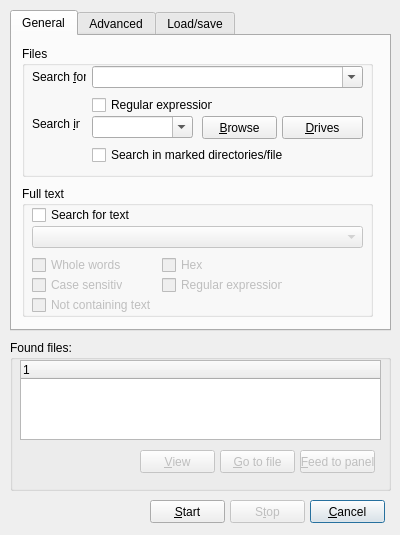
<ui version="4.0" >
 <class>qdFindFiles</class>
 <widget class="QDialog" name="qdFindFiles" >
  <property name="geometry" >
   <rect>
    <x>0</x>
    <y>0</y>
    <width>400</width>
    <height>535</height>
   </rect>
  </property>
  <property name="windowTitle" >
   <string>Find files</string>
  </property>
  <widget class="QPushButton" name="qpbCancel" >
   <property name="geometry" >
    <rect>
     <x>310</x>
     <y>500</y>
     <width>75</width>
     <height>23</height>
    </rect>
   </property>
   <property name="text" >
    <string>&amp;Cancel</string>
   </property>
  </widget>
  <widget class="QGroupBox" name="groupBox_4" >
   <property name="geometry" >
    <rect>
     <x>10</x>
     <y>340</y>
     <width>381</width>
     <height>151</height>
    </rect>
   </property>
   <property name="title" >
    <string>Found files:</string>
   </property>
   <widget class="QPushButton" name="pushButton" >
    <property name="enabled" >
     <bool>false</bool>
    </property>
    <property name="geometry" >
     <rect>
      <x>130</x>
      <y>110</y>
      <width>75</width>
      <height>23</height>
     </rect>
    </property>
    <property name="text" >
     <string>&amp;View</string>
    </property>
   </widget>
   <widget class="QPushButton" name="pushButton_5" >
    <property name="enabled" >
     <bool>false</bool>
    </property>
    <property name="geometry" >
     <rect>
      <x>210</x>
      <y>110</y>
      <width>75</width>
      <height>23</height>
     </rect>
    </property>
    <property name="text" >
     <string>&amp;Go to file</string>
    </property>
   </widget>
   <widget class="QPushButton" name="pushButton_6" >
    <property name="enabled" >
     <bool>false</bool>
    </property>
    <property name="geometry" >
     <rect>
      <x>290</x>
      <y>110</y>
      <width>75</width>
      <height>23</height>
     </rect>
    </property>
    <property name="text" >
     <string>&amp;Feed to panel</string>
    </property>
   </widget>
   <widget class="QTreeWidget" name="qtwSearch" >
    <property name="geometry" >
     <rect>
      <x>10</x>
      <y>20</y>
      <width>361</width>
      <height>80</height>
     </rect>
    </property>
    <property name="selectionMode" >
     <enum>QAbstractItemView::ExtendedSelection</enum>
    </property>
    <property name="rootIsDecorated" >
     <bool>false</bool>
    </property>
   </widget>
  </widget>
  <widget class="QPushButton" name="qpbStart" >
   <property name="geometry" >
    <rect>
     <x>150</x>
     <y>500</y>
     <width>75</width>
     <height>23</height>
    </rect>
   </property>
   <property name="text" >
    <string>&amp;Start</string>
   </property>
  </widget>
  <widget class="QPushButton" name="qpbStop" >
   <property name="enabled" >
    <bool>false</bool>
   </property>
   <property name="geometry" >
    <rect>
     <x>230</x>
     <y>500</y>
     <width>75</width>
     <height>23</height>
    </rect>
   </property>
   <property name="text" >
    <string>S&amp;top</string>
   </property>
  </widget>
  <widget class="QTabWidget" name="tabWidget" >
   <property name="geometry" >
    <rect>
     <x>10</x>
     <y>10</y>
     <width>381</width>
     <height>321</height>
    </rect>
   </property>
   <property name="currentIndex" >
    <number>0</number>
   </property>
   <widget class="QWidget" name="tab" >
    <attribute name="title" >
     <string>General</string>
    </attribute>
    <widget class="QGroupBox" name="groupBox" >
     <property name="geometry" >
      <rect>
       <x>10</x>
       <y>10</y>
       <width>351</width>
       <height>131</height>
      </rect>
     </property>
     <property name="title" >
      <string>Files</string>
     </property>
     <widget class="QLabel" name="label" >
      <property name="geometry" >
       <rect>
        <x>10</x>
        <y>23</y>
        <width>54</width>
        <height>16</height>
       </rect>
      </property>
      <property name="text" >
       <string>Search &amp;for</string>
      </property>
      <property name="buddy" >
       <cstring>qcbSearchForRegularExpression</cstring>
      </property>
     </widget>
     <widget class="QComboBox" name="qcbSearchFor" >
      <property name="geometry" >
       <rect>
        <x>70</x>
        <y>20</y>
        <width>271</width>
        <height>22</height>
       </rect>
      </property>
      <property name="editable" >
       <bool>true</bool>
      </property>
     </widget>
     <widget class="QPushButton" name="qpbBrowse" >
      <property name="geometry" >
       <rect>
        <x>180</x>
        <y>70</y>
        <width>75</width>
        <height>23</height>
       </rect>
      </property>
      <property name="text" >
       <string>&amp;Browse</string>
      </property>
     </widget>
     <widget class="QPushButton" name="qpbDrives" >
      <property name="geometry" >
       <rect>
        <x>260</x>
        <y>70</y>
        <width>81</width>
        <height>23</height>
       </rect>
      </property>
      <property name="text" >
       <string>&amp;Drives</string>
      </property>
     </widget>
     <widget class="QLabel" name="label_2" >
      <property name="geometry" >
       <rect>
        <x>10</x>
        <y>70</y>
        <width>48</width>
        <height>16</height>
       </rect>
      </property>
      <property name="text" >
       <string>Search &amp;in</string>
      </property>
      <property name="buddy" >
       <cstring>qcbSearchIn</cstring>
      </property>
     </widget>
     <widget class="QCheckBox" name="checkBox" >
      <property name="geometry" >
       <rect>
        <x>70</x>
        <y>100</y>
        <width>191</width>
        <height>18</height>
       </rect>
      </property>
      <property name="text" >
       <string>Search in marked directories/files</string>
      </property>
     </widget>
     <widget class="QComboBox" name="qcbSearchIn" >
      <property name="geometry" >
       <rect>
        <x>70</x>
        <y>70</y>
        <width>101</width>
        <height>22</height>
       </rect>
      </property>
      <property name="editable" >
       <bool>true</bool>
      </property>
     </widget>
     <widget class="QCheckBox" name="qcbSearchForRegularExpression" >
      <property name="geometry" >
       <rect>
        <x>70</x>
        <y>50</y>
        <width>121</width>
        <height>18</height>
       </rect>
      </property>
      <property name="text" >
       <string>Regular expression</string>
      </property>
     </widget>
    </widget>
    <widget class="QGroupBox" name="groupBox_2" >
     <property name="geometry" >
      <rect>
       <x>10</x>
       <y>150</y>
       <width>351</width>
       <height>131</height>
      </rect>
     </property>
     <property name="title" >
      <string>Full text</string>
     </property>
     <widget class="QCheckBox" name="checkBox_4" >
      <property name="enabled" >
       <bool>false</bool>
      </property>
      <property name="geometry" >
       <rect>
        <x>10</x>
        <y>70</y>
        <width>91</width>
        <height>18</height>
       </rect>
      </property>
      <property name="text" >
       <string>Whole words</string>
      </property>
     </widget>
     <widget class="QCheckBox" name="checkBox_6" >
      <property name="enabled" >
       <bool>false</bool>
      </property>
      <property name="geometry" >
       <rect>
        <x>10</x>
        <y>110</y>
        <width>121</width>
        <height>18</height>
       </rect>
      </property>
      <property name="text" >
       <string>Not containing text</string>
      </property>
     </widget>
     <widget class="QCheckBox" name="checkBox_7" >
      <property name="enabled" >
       <bool>false</bool>
      </property>
      <property name="geometry" >
       <rect>
        <x>140</x>
        <y>70</y>
        <width>71</width>
        <height>18</height>
       </rect>
      </property>
      <property name="text" >
       <string>Hex</string>
      </property>
     </widget>
     <widget class="QCheckBox" name="checkBox_8" >
      <property name="enabled" >
       <bool>false</bool>
      </property>
      <property name="geometry" >
       <rect>
        <x>140</x>
        <y>90</y>
        <width>121</width>
        <height>18</height>
       </rect>
      </property>
      <property name="text" >
       <string>Regular expression</string>
      </property>
     </widget>
     <widget class="QCheckBox" name="checkBox_5" >
      <property name="enabled" >
       <bool>false</bool>
      </property>
      <property name="geometry" >
       <rect>
        <x>10</x>
        <y>90</y>
        <width>91</width>
        <height>18</height>
       </rect>
      </property>
      <property name="text" >
       <string>Case sensitive</string>
      </property>
     </widget>
     <widget class="QCheckBox" name="checkBox_3" >
      <property name="geometry" >
       <rect>
        <x>10</x>
        <y>20</y>
        <width>101</width>
        <height>18</height>
       </rect>
      </property>
      <property name="text" >
       <string>Search for text</string>
      </property>
     </widget>
     <widget class="QComboBox" name="comboBox_3" >
      <property name="enabled" >
       <bool>false</bool>
      </property>
      <property name="geometry" >
       <rect>
        <x>10</x>
        <y>40</y>
        <width>331</width>
        <height>22</height>
       </rect>
      </property>
     </widget>
    </widget>
   </widget>
   <widget class="QWidget" name="tab_2" >
    <attribute name="title" >
     <string>Advanced</string>
    </attribute>
    <widget class="QGroupBox" name="groupBox_3" >
     <property name="geometry" >
      <rect>
       <x>10</x>
       <y>10</y>
       <width>351</width>
       <height>91</height>
      </rect>
     </property>
     <property name="title" >
      <string>Date/time</string>
     </property>
     <widget class="QCheckBox" name="checkBox_9" >
      <property name="geometry" >
       <rect>
        <x>10</x>
        <y>23</y>
        <width>71</width>
        <height>16</height>
       </rect>
      </property>
      <property name="text" >
       <string>Between</string>
      </property>
     </widget>
     <widget class="QLabel" name="label_3" >
      <property name="geometry" >
       <rect>
        <x>200</x>
        <y>23</y>
        <width>18</width>
        <height>16</height>
       </rect>
      </property>
      <property name="text" >
       <string>and</string>
      </property>
     </widget>
     <widget class="QCheckBox" name="checkBox_10" >
      <property name="geometry" >
       <rect>
        <x>10</x>
        <y>53</y>
        <width>91</width>
        <height>18</height>
       </rect>
      </property>
      <property name="text" >
       <string>Not older than</string>
      </property>
     </widget>
     <widget class="QDateTimeEdit" name="dateTimeEdit" >
      <property name="enabled" >
       <bool>false</bool>
      </property>
      <property name="geometry" >
       <rect>
        <x>80</x>
        <y>20</y>
        <width>111</width>
        <height>22</height>
       </rect>
      </property>
     </widget>
     <widget class="QDateTimeEdit" name="dateTimeEdit_2" >
      <property name="enabled" >
       <bool>false</bool>
      </property>
      <property name="geometry" >
       <rect>
        <x>230</x>
        <y>20</y>
        <width>111</width>
        <height>22</height>
       </rect>
      </property>
     </widget>
     <widget class="QSpinBox" name="spinBox" >
      <property name="enabled" >
       <bool>false</bool>
      </property>
      <property name="geometry" >
       <rect>
        <x>110</x>
        <y>50</y>
        <width>81</width>
        <height>22</height>
       </rect>
      </property>
      <property name="value" >
       <number>1</number>
      </property>
     </widget>
     <widget class="QComboBox" name="comboBox_4" >
      <property name="enabled" >
       <bool>false</bool>
      </property>
      <property name="geometry" >
       <rect>
        <x>200</x>
        <y>50</y>
        <width>141</width>
        <height>22</height>
       </rect>
      </property>
     </widget>
    </widget>
    <widget class="QCheckBox" name="checkBox_11" >
     <property name="geometry" >
      <rect>
       <x>10</x>
       <y>113</y>
       <width>61</width>
       <height>18</height>
      </rect>
     </property>
     <property name="text" >
      <string>File size</string>
     </property>
    </widget>
    <widget class="QComboBox" name="comboBox_5" >
     <property name="enabled" >
      <bool>false</bool>
     </property>
     <property name="geometry" >
      <rect>
       <x>80</x>
       <y>110</y>
       <width>71</width>
       <height>22</height>
      </rect>
     </property>
    </widget>
    <widget class="QSpinBox" name="spinBox_2" >
     <property name="enabled" >
      <bool>false</bool>
     </property>
     <property name="geometry" >
      <rect>
       <x>160</x>
       <y>110</y>
       <width>81</width>
       <height>22</height>
      </rect>
     </property>
    </widget>
    <widget class="QComboBox" name="comboBox_6" >
     <property name="enabled" >
      <bool>false</bool>
     </property>
     <property name="geometry" >
      <rect>
       <x>250</x>
       <y>110</y>
       <width>111</width>
       <height>22</height>
      </rect>
     </property>
    </widget>
   </widget>
   <widget class="QWidget" name="tab_3" >
    <attribute name="title" >
     <string>Load/save</string>
    </attribute>
    <widget class="QListWidget" name="listWidget" >
     <property name="geometry" >
      <rect>
       <x>10</x>
       <y>10</y>
       <width>351</width>
       <height>80</height>
      </rect>
     </property>
    </widget>
    <widget class="QPushButton" name="pushButton_3" >
     <property name="geometry" >
      <rect>
       <x>90</x>
       <y>100</y>
       <width>75</width>
       <height>23</height>
      </rect>
     </property>
     <property name="text" >
      <string>Save</string>
     </property>
    </widget>
    <widget class="QPushButton" name="pushButton_2" >
     <property name="geometry" >
      <rect>
       <x>10</x>
       <y>100</y>
       <width>75</width>
       <height>23</height>
      </rect>
     </property>
     <property name="text" >
      <string>Load</string>
     </property>
    </widget>
    <widget class="QPushButton" name="pushButton_4" >
     <property name="geometry" >
      <rect>
       <x>170</x>
       <y>100</y>
       <width>75</width>
       <height>23</height>
      </rect>
     </property>
     <property name="text" >
      <string>Delete</string>
     </property>
    </widget>
   </widget>
  </widget>
 </widget>
 <tabstops>
  <tabstop>qcbSearchFor</tabstop>
  <tabstop>qpbDrives</tabstop>
  <tabstop>qcbSearchIn</tabstop>
  <tabstop>qcbSearchForRegularExpression</tabstop>
  <tabstop>checkBox</tabstop>
  <tabstop>checkBox_3</tabstop>
  <tabstop>comboBox_3</tabstop>
  <tabstop>checkBox_4</tabstop>
  <tabstop>checkBox_5</tabstop>
  <tabstop>checkBox_6</tabstop>
  <tabstop>checkBox_7</tabstop>
  <tabstop>checkBox_8</tabstop>
  <tabstop>qpbStart</tabstop>
  <tabstop>qpbCancel</tabstop>
  <tabstop>tabWidget</tabstop>
  <tabstop>dateTimeEdit_2</tabstop>
  <tabstop>spinBox</tabstop>
  <tabstop>dateTimeEdit</tabstop>
  <tabstop>comboBox_4</tabstop>
  <tabstop>checkBox_11</tabstop>
  <tabstop>comboBox_5</tabstop>
  <tabstop>spinBox_2</tabstop>
  <tabstop>comboBox_6</tabstop>
  <tabstop>listWidget</tabstop>
  <tabstop>pushButton_3</tabstop>
  <tabstop>pushButton_2</tabstop>
  <tabstop>pushButton_4</tabstop>
  <tabstop>checkBox_10</tabstop>
  <tabstop>checkBox_9</tabstop>
 </tabstops>
 <resources/>
 <connections>
  <connection>
   <sender>qpbCancel</sender>
   <signal>clicked()</signal>
   <receiver>qdFindFiles</receiver>
   <slot>reject()</slot>
   <hints>
    <hint type="sourcelabel" >
     <x>347</x>
     <y>500</y>
    </hint>
    <hint type="destinationlabel" >
     <x>203</x>
     <y>217</y>
    </hint>
   </hints>
  </connection>
 </connections>
</ui>
